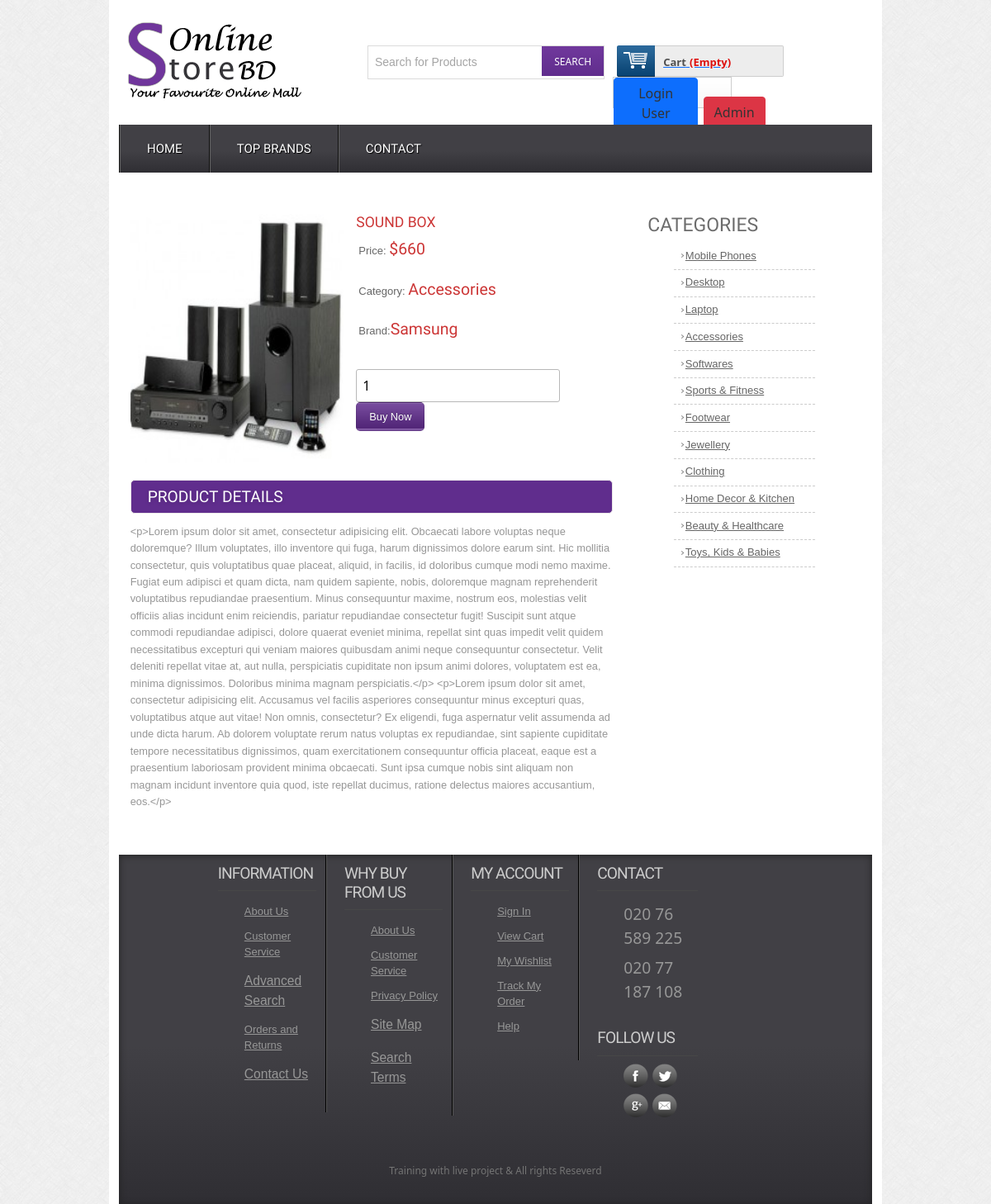
/details.php?proId=6, run on the app's committed database.
### tables this page shows
CREATE TABLE `tbl_product` (
  `productId` int(11) NOT NULL,
  `productName` varchar(255) NOT NULL,
  `catId` int(11) NOT NULL,
  `brandId` int(11) NOT NULL,
  `body` text NOT NULL,
  `price` float NOT NULL,
  `image` varchar(255) NOT NULL,
  `type` tinyint(4) NOT NULL DEFAULT 0
);

CREATE TABLE `tbl_category` (
  `catId` int(11) NOT NULL,
  `catName` varchar(255) NOT NULL
);

CREATE TABLE `tbl_brand` (
  `brandId` int(11) NOT NULL,
  `brandName` varchar(255) NOT NULL
);

### classes/Cart.php (called while the page is built, shortened)
<?php
$filepath = realpath(dirname(__FILE__));
include_once($filepath.'/../lib/Database.php');
 ?>
<?php
class Cart
{
    private $db;
    public function __construct()
    {
        $this->db = new Database();
    }
    public function checkCartItem()
    {
        $sId = session_id();
        $query = "SELECT * FROM tbl_cart WHERE sId = '$sId'";
        $result = $this->db->select($query);
        return $result;
    }
}

### lib/Database.php (called while the page is built, shortened)
<?php
class Database
{
    public $host   = DB_HOST;
    public $user   = DB_USER;
    public $pass   = DB_PASS;
    public $dbname = DB_NAME;
    public $link;
    private function connectDB()
    {
        $this->link = new mysqli(
            $this->host,
            $this->user,
            $this->pass,
            $this->dbname
        );
    }
    public function select($query)
    {
        $result = $this->link->query($query) or
        die($this->link->error . __LINE__);
        if ($result->num_rows > 0) {
            return $result;
        } else {
            return false;
        }
    }
}

### lib/Session.php (called while the page is built, shortened)
<?php
class Session
{
    public static function get($key)
    {
        if (isset($_SESSION[$key])) {
            return $_SESSION[$key];
        } else {
            return false;
        }
    }
}

### classes/Product.php (called while the page is built, shortened)
<?php
$filepath = realpath(dirname(__FILE__));
include_once($filepath.'/../lib/Database.php');
 ?>
<?php
class Product
{
    private $db;
    public function __construct()
    {
        $this->db = new Database();
    }
    public function getSingleProduct($proId)
    {
        $query = "SELECT p.*, c.catName, b.brandName
                    FROM tbl_product AS p, tbl_category AS c, tbl_brand AS b
                    WHERE p.catId = c.catId AND p.brandId = b.brandId AND p.productId = '$proId'";
        $result = $this->db->select($query);
        return $result;
    }
}

### classes/Category.php (called while the page is built, shortened)
<?php
$filepath = realpath(dirname(__FILE__));
include_once($filepath.'/../lib/Database.php');
 ?>
<?php
class Category
{
    private $db;
    public function __construct()
    {
        $this->db = new Database();
    }
    public function getAllCat()
    {
        $query = "SELECT * FROM tbl_category ORDER BY catId DESC";
        $result = $this->db->select($query);
        return $result;
    }
}

### details.php (the view, shortened to what this page needs)
<?php include 'inc/header.php'; ?>
<?php
if (isset($_GET['proId'])) {
    $proId = preg_replace('/[^-a-zA-Z0-9_]/', '', $_GET['proId']);
}
?>
<div class="main">
	<div class="content">
		<div class="section group">
			<div class="cont-desc span_1_of_2">
				<?php
                $getPd = $pd->getSingleProduct($proId);
                if ($getPd) {
                    while ($result = $getPd->fetch_assoc()) {
                        ?>
				<div class="grid images_3_of_2">
					<img src="admin/<?php echo $result['image']; ?>" alt="" />
				</div>
				<div class="desc span_3_of_2">
					<h2><?php echo $result['productName']; ?></h2>
					<div class="price">
						<p>Price: <span>$<?php echo $result['price']; ?></span></p>
						<p>Category: <span><?php echo $result['catName']; ?></span></p>
						<p>Brand:<span><?php echo $result['brandName']; ?></span></p>
					</div>
					<div class="add-cart">
						<form action="" method="post">
							<input type="number" class="buyfield" name="quantity" value="1"/>
							<input type="submit" class="buysubmit" name="submit" value="Buy Now"/>
						</form>
					</div>
				</div>
				<div class="product-desc">
					<h2>Product Details</h2>
					<p><?php echo $result['body']; ?></p>
				</div>
				<?php
                    }
                } ?>
			</div>
			<div class="rightsidebar span_3_of_1">
				<h2>CATEGORIES</h2>
				<ul>
					<?php
                    $getCat = $cat->getAllCat();
                    if ($getCat) {
                        while ($result = $getCat->fetch_assoc()) {
                            ?>
					<li><a href="productbycat.php?catId=<?php echo $result['catId']; ?>"><?php echo $result['catName']; ?></a></li>
					<?php
                        }
                    } ?>
				</ul>
			</div>
		</div>
	</div>
<?php include 'inc/footer.php'; ?>

### inc/header.php (shortened to what this page needs)
<?php
include 'lib/Session.php';
include 'lib/Database.php';
$pd = new Product();
$ct = new Cart();
$cat = new Category();
 ?>
<!DOCTYPE HTML>
<head>
<link href="css/style.css" rel="stylesheet" type="text/css" media="all"/>
<link href="css/menu.css" rel="stylesheet" type="text/css" media="all"/>
<link type="text/css" href="./admin/css2/bootstrap.min.css" rel="stylesheet"/>
</head>
<body>
  <div class="wrap">
    <div class="header_top">
      <div class="logo">
        <a href="index.php"><img src="images/logo.png" alt="" /></a>
      </div>
        <div class="header_top_right">
          <div class="search_box">
            <form>
              <input type="text" value="Search for Products" onfocus="this.value = '';" onblur="if (this.value == '') {this.value = 'Search for Products';}"><input type="submit" value="SEARCH">
            </form>
          </div>
          <div class="shopping_cart">
          <div class="cart">
            <a href="#" title="View my shopping cart" rel="nofollow">
                <span class="cart_title">Cart</span>
                <span class="no_product">
                <?php
                                $getData = $ct->checkCartItem();
                                if ($getData) {
                                    $sum = Session::get("gTotal");
                                    $qty = Session::get("qty");
                                    echo "$".number_format($sum).".00"." | Qty: ".$qty;
                                } else {
                                    echo '(Empty)';
                                }
                                 ?>
                </span>
              </a>
            </div>
            </div>
       <div class="login">
        <?php
$login = Session::get("cuslogin");
if ($login == false) {
    ?>
    <a class="btn btn-primary" style="margin-right:40px;" href="login.php">Login User</a>
<?php
} else {
        ?>
<a class="btn btn-primary" style="margin-right:40px;" href="?cid=<?php Session::get('cmrId'); ?>">Logout User</a>
<?php
    }
 ?>
 <a href="./admin/login.php" class="btn btn-danger" style="margin-top: -85px; margin-right:-150px;">Admin</a>
       </div>
   </div>
 </div>
<div class="menu">
  <ul id="dc_mega-menu-orange" class="dc_mm-orange">
    <li><a href="index.php">Home</a></li>
    <li><a href="topbrands.php">Top Brands</a></li>
    <li><a href="contact.php">Contact</a> </li>
  </ul>
</div>

### inc/footer.php (shortened to what this page needs)
</div>
   <div class="footer">
   	  <div class="wrapper">
	     <div class="section group">
				<div class="col_1_of_4 span_1_of_4">
						<h4>Information</h4>
						<ul>
						<li><a href="#">About Us</a></li>
						<li><a href="#">Customer Service</a></li>
						<li><a href="#"><span>Advanced Search</span></a></li>
						<li><a href="#">Orders and Returns</a></li>
						<li><a href="#"><span>Contact Us</span></a></li>
						</ul>
					</div>
				<div class="col_1_of_4 span_1_of_4">
					<h4>Why buy from us</h4>
						<ul>
						<li><a href="about.php">About Us</a></li>
						<li><a href="faq.php">Customer Service</a></li>
						<li><a href="#">Privacy Policy</a></li>
						<li><a href="contact.php"><span>Site Map</span></a></li>
						<li><a href="preview.php"><span>Search Terms</span></a></li>
						</ul>
				</div>
				<div class="col_1_of_4 span_1_of_4">
					<h4>My account</h4>
						<ul>
							<li><a href="contact.php">Sign In</a></li>
							<li><a href="index.php">View Cart</a></li>
							<li><a href="#">My Wishlist</a></li>
							<li><a href="#">Track My Order</a></li>
							<li><a href="faq.php">Help</a></li>
						</ul>
				</div>
				<div class="col_1_of_4 span_1_of_4">
					<h4>Contact</h4>
						<ul>
							<li><span>020 76 589 225</span></li>
							<li><span>020 77 187 108</span></li>
						</ul>
						<div class="social-icons">
							<h4>Follow Us</h4>
					   		  <ul>
							      <li class="facebook"><a href="#" target="_blank"> </a></li>
							      <li class="twitter"><a href="#" target="_blank"> </a></li>
							      <li class="googleplus"><a href="#" target="_blank"> </a></li>
							      <li class="contact"><a href="#" target="_blank"> </a></li>
						     </ul>
   	 					</div>
				</div>
			</div>
			<div class="copy_right">
				<p>Training with live project &amp; All rights Reseverd </p>
		   </div>
     </div>
    </div>
    <link href="css/flexslider.css" rel='stylesheet' type='text/css' />
</body>
</html>

### css/menu.css (style rules this page uses)
ul.dc_mm-orange,ul.dc_mm-orange li { border:none; list-style:none; }
ul.dc_mm-orange { background: #414045; background: -moz-linear-gradient(top, #414045 55%, #2f2e33 100%); background: -webkit-gradient(linear, left top, left bottom, color-stop(55%,#414045), color-stop(100%,#2f2e33)); background: -webkit-linear-gradient(top, #414045 55%,#2f2e33 100%); background: -o-linear-gradient(top, #414045 55%,#2f2e33 100%); background: -ms-linear-gradient(top, #414045 55%,#2f2e33 100%); background: linear-gradient(to bottom, #414045 55%,#2f2e33 100%); filter: progid:DXImageTransform.Microsoft.gradient( startColorstr='#414045', endColorstr='#2f2e33',GradientType=0 ); font:normal 13px Arial,sans-serif; padding:0; position:relative; width:100%; }
ul.dc_mm-orange li { float:left; margin:0; padding:0; }
ul.dc_mm-orange li a { color:#fff; display:block; float:left; font-size:15px; padding:20px 32px; text-decoration:none; text-shadow:1px 1px 1px #000; text-transform:uppercase; font-family:'Doppio One', sans-serif; border-left:2px groove #636363; }

### data on the page
tbl_product: image (picture), productName "SOUND BOX", price "660", catId.catName "Accessories", brandId.brandName "Samsung", body "<p>Lorem ipsum dolor sit amet, consectetur adipisicing elit. Obcaecati labore voluptas neque doloremque? Illum voluptates, illo inventore qui fuga, harum dignissimos dolore earum sint. Hic mollitia consectetur, quis voluptatibus quae placeat, aliquid, in facilis, id doloribus cumque modi nemo maxime. Fugiat eum adipisci et quam dicta, nam quidem sapiente, nobis, doloremque magnam reprehenderit voluptatibus repudiandae praesentium. Minus consequuntur maxime, nostrum eos, molestias velit officiis alias incidunt enim reiciendis, pariatur repudiandae consectetur fugit! Suscipit sunt atque commodi repudiandae adipisci, dolore quaerat eveniet minima, repellat sint quas impedit velit quidem…"
tbl_category: catName "Mobile Phones"
tbl_category: catName "Desktop"
tbl_category: catName "Laptop"
tbl_category: catName "Accessories"
tbl_category: catName "Softwares"
tbl_category: catName "Sports & Fitness"
tbl_category: catName "Footwear"
tbl_category: catName "Jewellery"
tbl_category: catName "Clothing"
tbl_category: catName "Home Decor & Kitchen"
tbl_category: catName "Beauty & Healthcare"
tbl_category: catName "Toys, Kids & Babies"
